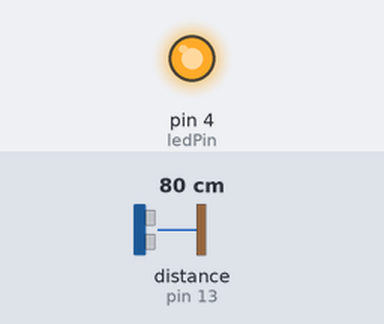
The sketch below on a simulated Arduino Uno, built with avr-gcc and run on an emulated ATmega328P. Shown: output pins drawn as LEDs (lit = HIGH). Wiring (inferred from the names in the program): ultrasonic range finder: trigger pin 12; echo pin 13. Dashed ring = blinking. Inputs (shaded band) come from the test bench; at power-on: distance to the obstacle (sensor on pin 13) 80 cm. The echo pulse lasts 58.3 µs per cm; pins used as bus, display or sensor lines are not drawn; what the sketch prints to the serial monitor is not drawn.

Above: at 1.3 s.
1.4 s: distance to the obstacle (sensor on pin 13) set to 194 cm
At 1.9 s:
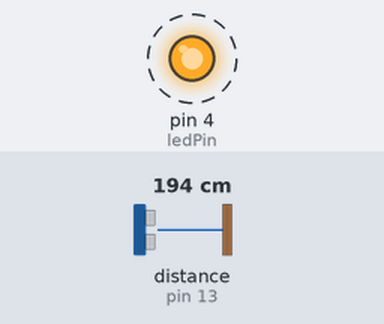
4.4 s: distance to the obstacle (sensor on pin 13) set to 205 cm
At 6.0 s:
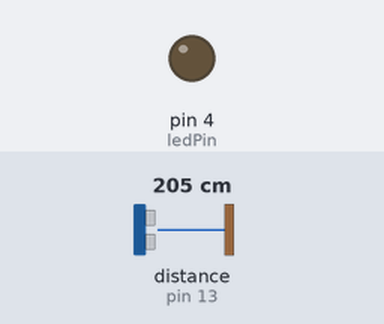
6.6 s: distance to the obstacle (sensor on pin 13) set to 2 cm
At 7.0 s:
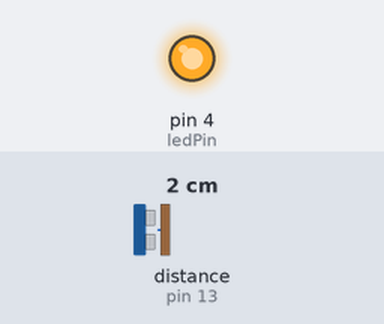
9.6 s: distance to the obstacle (sensor on pin 13) set to 250 cm
At 10.1 s:
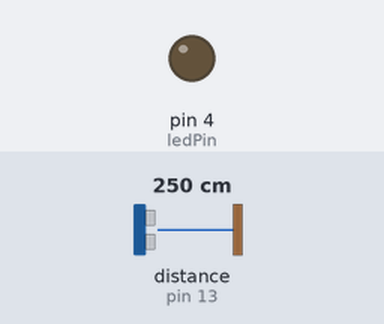
11.1 s: distance to the obstacle (sensor on pin 13) set to 4 cm
At 11.6 s:
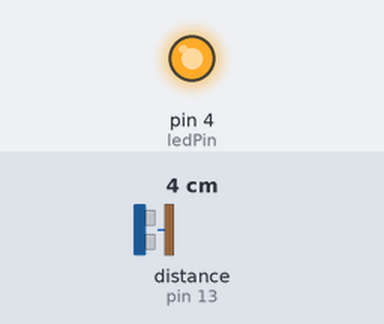
Timing chart, 0 to 14.1 s (numbered marks = the images above; inputs shaded):
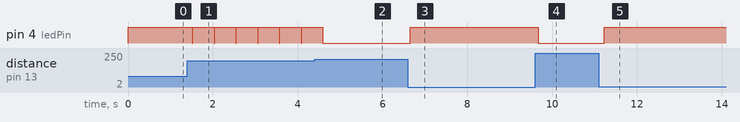

Measured:
- the behaviour switches between 199 and 200 cm on distance to the obstacle (sensor on pin 13) (found by bisection; images 1 and 2)
- after the input at 1.4 s, pin 4 (ledPin): alternates HIGH for 0.50 s and LOW for 0.01 s, starting after 0.12 s
- after the input at 4.4 s, pin 4 (ledPin): goes on until 4.6 s, then stays LOW
- after the input at 6.6 s, pin 4 (ledPin): LOW → HIGH after 0.06 s
- after the input at 9.6 s, pin 4 (ledPin): HIGH → LOW after 0.07 s
- after the input at 11.1 s, pin 4 (ledPin): LOW → HIGH after 0.12 s

The sketch:

IoTHubDistArduino.ino
```cpp
#define trigPin 12
#define echoPin 13
#define ledPin 4


void setup()
{
	Serial.begin(9600);
	pinMode(trigPin, OUTPUT);
	pinMode(echoPin, INPUT);
	pinMode(ledPin, OUTPUT);
}

void loop()
{
	int duration, distance;
	char unit[2] = { 'c','m' };
	/*char result[15];
	char unit[3];*/
	char data[200];
	digitalWrite(ledPin, LOW);
	digitalWrite(trigPin, HIGH);
	delayMicroseconds(100);
	digitalWrite(trigPin, LOW);
	duration = pulseIn(echoPin, HIGH);
	distance = (duration / 2) / 29.1;
	if (distance >= 200 || distance <= 0) {
		Serial.println("Out of range");
		digitalWrite(ledPin, LOW);
	}
	else {
		Serial.print(distance);
		Serial.println(" cm");
		digitalWrite(ledPin, HIGH);
	}
	sprintf(data, "{\"duration\": \"%d\", \"dist\": \"%d\", \"unit\": \"%s\"}", duration, distance, unit);
	Serial.println(data);
	delay(500);
}
```
